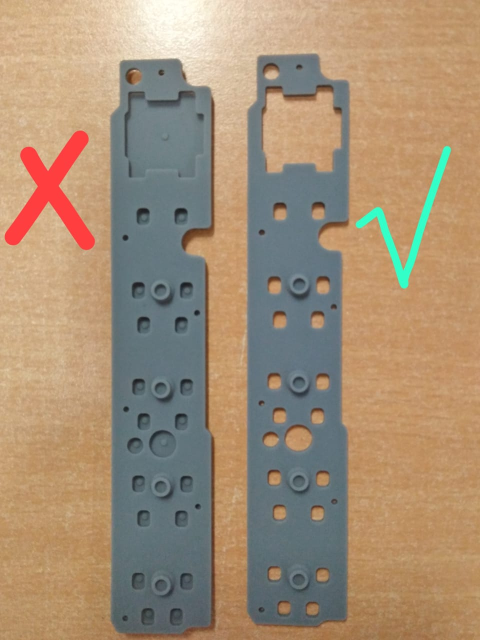
#> input picture pertemuan_6/part_b.jpg, 960 x 1280 px (shown at 1/2 size); the run also reads 2 pictures not shown here
$ jupyter execute --allow-errors pertemuan_6.ipynb   (shell and % lines are left out)   (older library calls are emulated)
#> lines starting #> are read from the running program, lines starting #| are printed output that depends on the picture; after the words box and inside, x2 and y2 are one past the last pixel; in counts of white or black regions, pixels touching at a corner belong together; pictures that were not available may be replaced by others from this repository, and a replacement may not be noted
# Peretemuan 6
- Contour - Part 2
    - Contour Detection & Application
    - CUDA Contour Detection
- Hough Transform
    - Hough line
    - Hough Circle
    - Hough Line Application
    - Hough Transform CUDA

___
### Maximizing Jetson Nano Perfomance

[cell 1]
# sudo nvpmodel -m 0
# sudo jetson_clocks

[cell 2]
import cv2
import numpy as np
import matplotlib.pyplot as plt

[cell 3]
# check OpenCV Version

cv2.__version__

[cell 4]
# draw_ped() function to draw bounding box with top labeled text


def draw_ped(img, label, x0, y0, xt, yt, font_size=0.4, alpha=0.5, bg_color=(255,0,0), ouline_color=(255,255,255), text_color=(0,0,0)):
    overlay = np.zeros_like(img)

    y0, yt = max(y0 - 15, 0) , min(yt + 15, img.shape[0])
    x0, xt = max(x0 - 15, 0) , min(xt + 15, img.shape[1])

    (w, h), baseline = cv2.getTextSize(label, cv2.FONT_HERSHEY_SIMPLEX, font_size, 1)
    cv2.rectangle(overlay,
                    (x0, y0 + baseline),
                    (max(xt, x0 + w), yt),
                    bg_color,
                    -1)
    cv2.rectangle(img,
                    (x0, y0 + baseline),
                    (max(xt, x0 + w), yt),
                    ouline_color,
                    2)
    pts = np.array([[x0, y0 - h - baseline], # top left
                    [x0 + w, y0 - h - baseline], # top right
                    [x0 + w + 10, y0 + baseline], # bolom right
                    [x0,y0 + baseline]]) # bottom left
    cv2.fillPoly(img, [pts], ouline_color) # add label white fill
    cv2.polylines(img, [pts], True, ouline_color, 2) # add label white border
    cv2.putText(img,
                label,
                (x0, y0),
                cv2.FONT_HERSHEY_SIMPLEX,
                font_size,
                text_color,
                1,
                cv2.LINE_AA)

    img_blend = cv2.addWeighted(img, 1, overlay, alpha, 0.0)

    return img_blend

___
# 1. Contour - Part 2
## 1.1 Contour Detection & Application
## 1.1.1 Visual Inspection based on Simple Threshold
- Image sample :</br>
</img></br></br>

[cell 5]
# Example 1 : (part_b.jpg)
# Find Contour using Simple Thresholding + Otsu's

img = cv2.imread("part_b.jpg")
#> img is the input picture: shape (1280, 960, 3); mean B, G, R 117.7, 142.5, 164.3

gray = cv2.cvtColor(img, cv2.COLOR_BGR2GRAY)
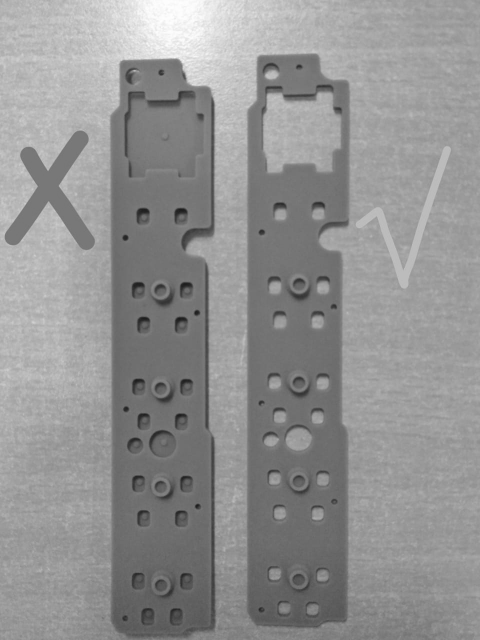
#> gray: shape (1280, 960) (shown at 1/2 size); min 25, max 254, mean 146.2

__, thresh = cv2.threshold(gray, 0, 255, cv2.THRESH_BINARY_INV + cv2.THRESH_OTSU)
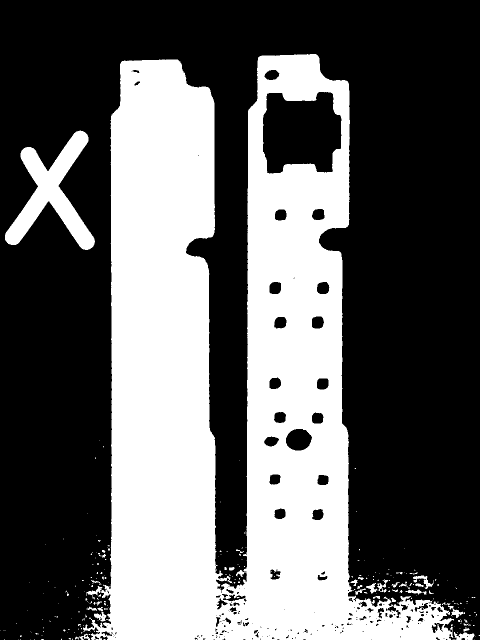
#> thresh: shape (1280, 960) (shown at 1/2 size); 37.9% white; 241 white regions (201 under 20 px)

contours, hierarchy = cv2.findContours(thresh, cv2.RETR_TREE, cv2.CHAIN_APPROX_NONE)
#> contours = 455 contours, 349 with area under 20; largest, box (x1, y1, x2, y2) and area: (166, 108, 908, 1280) 475748, (525, 183, 684, 348) 20992, (10, 261, 190, 500) 14963, (571, 857, 625, 902) 1800, (623, 632, 649, 658) 536

for cnt in contours :
    cv2.drawContours(img, cnt, -1, (0,0,255), 3)
#> this loop made 455 passes
#> cnt on passes 1, 3, 4: [[949, 1279]], [[68, 1279], [69, 1279]], [[61, 1279]]
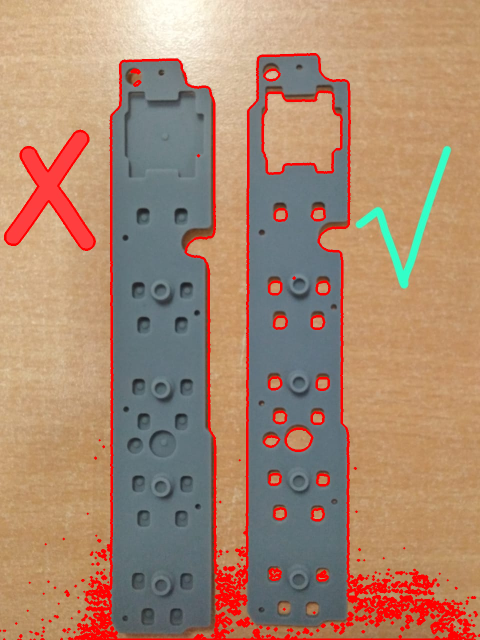
#> img: shape (1280, 960, 3) (shown at 1/2 size); 5.59% of pixels changed, all inside (x1, y1, x2, y2) = (0, 106, 960, 1280)

plt.figure(figsize=(20,7))
plt.subplot(1,2,1)
plt.imshow(thresh, cmap="gray")
plt.title("Binary Image")

plt.subplot(1,2,2)
plt.imshow(img[:,:,::-1])
plt.title("Result")
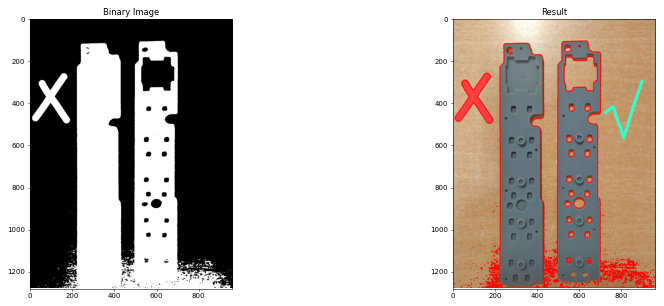
#> figure drawn by matplotlib, 2 panels

[cell 6]
# As you can see, Simple thresholding using Otsu's method giving us not a good result.
# This is happen because the original image has light ilumination in it.
# the option is using using Range Thresholding (based color)

___
## 1.1.2 Visual Inspection Based On Range Thresholding

[cell 7]
# convert RGB to HSV

rgb = np.array([[[136,119,114]]], np.uint8)

hsv=cv2.cvtColor(rgb, cv2.COLOR_BGR2HSV)
#> hsv = [[113, 41, 136]]

hsv
#> Out = [[113, 41, 136]]

[cell 8]
# define range of gray color in HSV
lower_gray = np.array([0, 0, 20])
upper_gray = np.array([180, 100, 150])

[cell 9]
# EXAMPLE 2 : (part_b.jpg)
# Detect Contour from Binary Image (Range Thresholding)

img = cv2.imread("part_b.jpg")

# convert to hsv
hsv = cv2.cvtColor(img, cv2.COLOR_BGR2HSV)
#> hsv: shape (1280, 960, 3); mean H, S, V 41.3, 86.4, 172.1

# Threshold the HSV image to get only gray colors
mask = cv2.inRange(hsv.copy(), lower_gray, upper_gray)
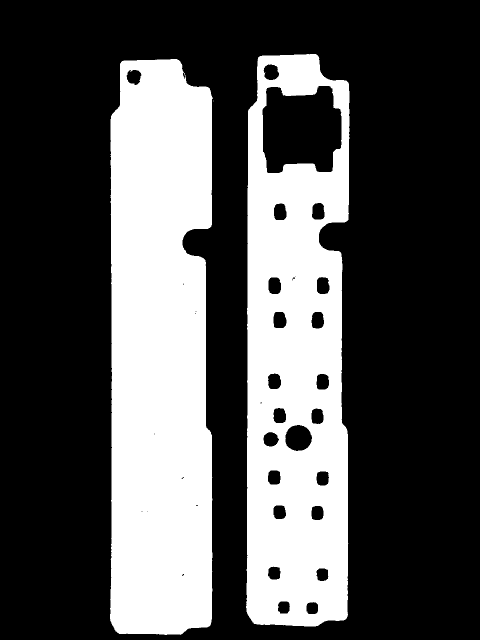
#> mask: shape (1280, 960) (shown at 1/2 size); 32.4% white; 4 white regions (2 under 20 px)

contours, hierarchy = cv2.findContours(mask, cv2.RETR_TREE, cv2.CHAIN_APPROX_NONE)
#> contours = 41 contours, 15 with area under 20; largest, box (x1, y1, x2, y2) and area: (220, 118, 426, 1270) 217398, (492, 108, 699, 1253) 216133, (524, 171, 684, 347) 22786, (570, 849, 625, 903) 2233, (526, 128, 559, 161) 794

for cnt in contours :
    cv2.drawContours(img, cnt, -1, (0,0,0), 3)
#> this loop made 41 passes
#> cnt on passes 1, 2, 5, 37: [[427, 202]], [[426, 200]], [[293, 1023], [294, 1022], [295, 1023], [294, 1024]], [[590, 552], [591, 551], [592, 552], [591, 553]]
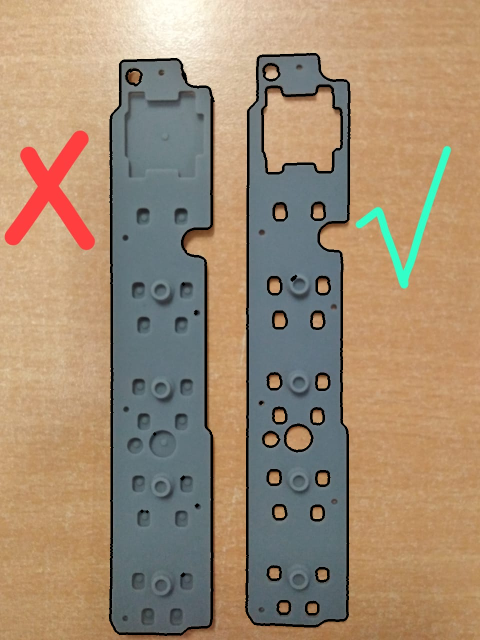
#> img: shape (1280, 960, 3) (shown at 1/2 size); 3.3% of pixels changed, all inside (x1, y1, x2, y2) = (218, 106, 701, 1272)

plt.figure(figsize=(20,14))
plt.subplot(1,2,1)
plt.imshow(mask, cmap="gray")
plt.title("Binary Image")

plt.subplot(1,2,2)
plt.imshow(img[:,:,::-1])
plt.title("Result")

[cell 10]
# EXAMPLE 3 : (part_b.jpg)
# Detect Contour from Binary Image (Range Thresholding) +
# Background removal

img = cv2.imread("part_b.jpg")

#convert to hsv
hsv = cv2.cvtColor(img, cv2.COLOR_BGR2HSV)

# Threshold the HSV image to get only gray colors
mask = cv2.inRange(hsv.copy(), lower_gray, upper_gray)

res = cv2.bitwise_and(img, img, mask=mask)

contours, hierarchy = cv2.findContours(mask, cv2.RETR_TREE, cv2.CHAIN_APPROX_NONE)

for cnt in contours :
    cv2.drawContours(res, cnt, -1, (255,0,0), 3)
#> res: shape (1280, 960, 3); mean B, G, R 44.8, 34.5, 29.8

plt.figure(figsize=(20,14))
plt.subplot(1,3,1)
plt.imshow(img[:,:,::-1])
plt.title("Original Image")

plt.subplot(1,3,2)
plt.imshow(mask, cmap="gray")
plt.title("Binary Image")

plt.subplot(1,3,3)
plt.imshow(res[:,:,::-1])
plt.title("Result")
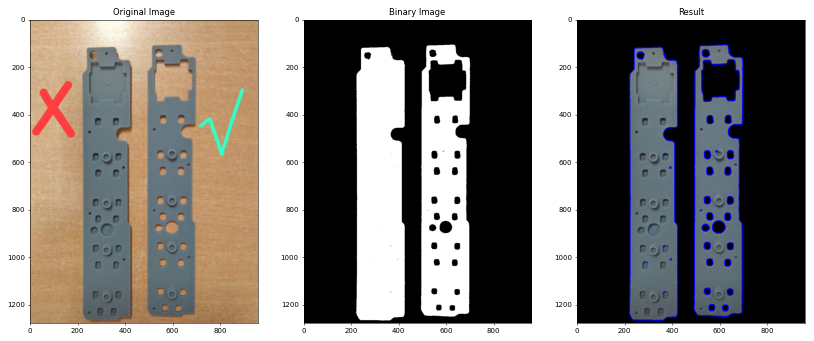
#> figure drawn by matplotlib, 3 panels

___
## 1.1.3 Visual Inspection add Contour Filtering

[cell 11]
# EXAMPLE 4 : (part_b.jpg)
# Detect Contour from Binary Image (Range Thresholding) +
# Background removal +
# Contour Filter by hierarchy

img = cv2.imread("part_b.jpg")

#convert to hsv
hsv = cv2.cvtColor(img, cv2.COLOR_BGR2HSV)

# Threshold the HSV image to get only gray colors
mask = cv2.inRange(hsv.copy(), lower_gray, upper_gray)

res = cv2.bitwise_and(img, img, mask=mask)

contours, hierarchy = cv2.findContours(mask, cv2.RETR_TREE, cv2.CHAIN_APPROX_NONE)

for cnt, hrcy in zip(contours, hierarchy[0]):

    # Find All Extreme Outer Contour [BLUE]
    if hrcy[3] == -1 :
        cv2.drawContours(res, cnt, -1, (255,0,0), 3)

    # Find All child contour [GREEN]
    if hrcy[3] != -1 and hrcy[2] == -1:
        cv2.drawContours(res, cnt, -1, (0,255,0), 3)
#> this loop made 41 passes
#> hrcy on passes 3, 4, 6, 7, 8, 9, 10, 11: [14, 1, 3, -1], [4, -1, -1, 2], [6, 4, -1, 2], [7, 5, -1, 2], [8, 6, -1, 2], [9, 7, -1, 2], [10, 8, -1, 2], [11, 9, -1, 2]
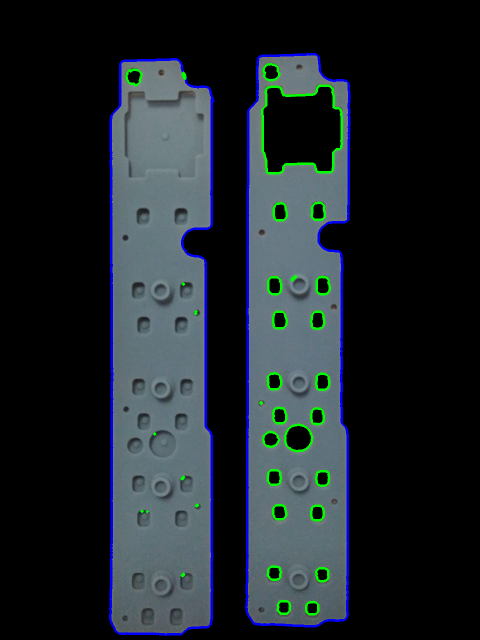
#> res: shape (1280, 960, 3) (shown at 1/2 size); mean B, G, R 41.9, 37.4, 29.8

plt.figure(figsize=(20,14))
plt.subplot(1,3,1)
plt.imshow(img[:,:,::-1])
plt.title("Original Image")

plt.subplot(1,3,2)
plt.imshow(mask, cmap="gray")
plt.title("Binary Image")

plt.subplot(1,3,3)
plt.imshow(res[:,:,::-1])
plt.title("Result")

[cell 12]
# EXAMPLE 4 : (part_b.jpg)
# Detect Contour from Binary Image (Range Thresholding) +
# Background removal +
# Contour Filter by hierarchy +
# Contour Filter by Contour Property

img = cv2.imread("part_b.jpg")

#convert to hsv
hsv = cv2.cvtColor(img, cv2.COLOR_BGR2HSV)

# Threshold the HSV image to get only gray colors
mask = cv2.inRange(hsv.copy(), lower_gray, upper_gray)

res = cv2.bitwise_and(img, img, mask=mask)

contours, hierarchy = cv2.findContours(mask, cv2.RETR_TREE, cv2.CHAIN_APPROX_NONE)

for cnt, hrcy in zip(contours, hierarchy[0]):
    # find contour Area & boungin Rect
    area = cv2.contourArea(cnt)
    x, y, w, h = cv2.boundingRect(cnt)

    # calculate aspectRatio & extent
    aspectRatio = float(w)/h
    rect_area = w*h
    extent = float(area)/rect_area

    # filter a small contour
    if area <= 200:
        continue

    # Find All Extreme Outer Contour [BLUE]
    if hrcy[3] == -1 :
        # Find contour with aspec ration between 0.1~0.3 (vertical rect), with extent 0.4
        if aspectRatio < 0.3 and aspectRatio > 0.1 and extent > 0.4:
            cv2.drawContours(res, cnt, -1, (255,0,0), 3)

    # Find All child contour [GREEN]
    if hrcy[3] != -1 :#and hrcy[2] == -1:
        # Find contour with aspec ration between 0.5~1.5 (near square), with extent 0.4
        if aspectRatio < 1.5 and aspectRatio > 0.5 and extent > 0.4:
            cv2.drawContours(res, cnt, -1, (0,255,0), 3)
#> this loop made 41 passes
#> (hrcy, area, x, y, w, h, aspectRatio, rect_area) on passes 3, 13, 14, 15, 16, 17, 18: ([14, 1, 3, -1], 217397.5, 220, 118, 206, 1152, 0.179, 237312), ([13, 11, -1, 2], 38.5, 365, 145, 6, 14, 0.429, 84), ([-1, 12, -1, 2], 706.5, 252, 139, 32, 32, 1, 1024), ([-1, 2, 15, -1], 216133, 492, 108, 207, 1145, 0.181, 237015), ([16, -1, -1, 14], 518.5, 612, 1203, 25, 26, 0.962, 650), ([17, 15, -1, 14], 536, 555, 1202, 26, 27, 0.963, 702), ([18, 16, -1, 14], 542, 632, 1136, 26, 27, 0.963, 702)
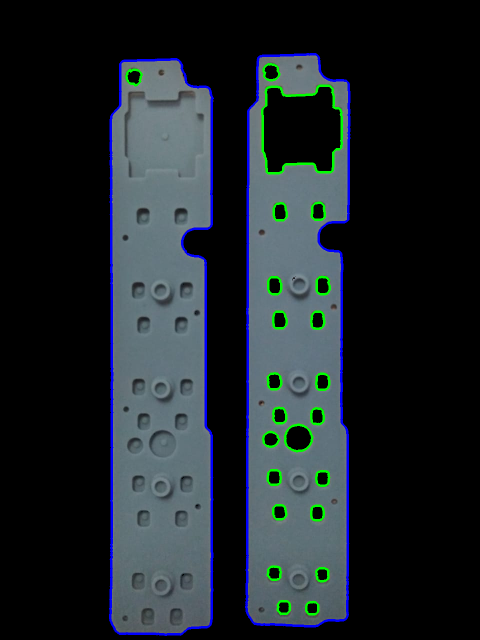
#> res: shape (1280, 960, 3) (shown at 1/2 size); mean B, G, R 42, 37.3, 29.9

plt.figure(figsize=(20,14))
plt.subplot(1,3,1)
plt.imshow(img[:,:,::-1])
plt.title("Original Image")

plt.subplot(1,3,2)
plt.imshow(mask, cmap="gray")
plt.title("Binary Image")

plt.subplot(1,3,3)
plt.imshow(res[:,:,::-1])
plt.title("Result")

___
## 1.1.4 Visual Inspection add Child Contour Counting for each Parent

[cell 13]
# EXAMPLE 5 : (part_b.jpg)
# Detect Contour from Binary Image (Range Thresholding) +
# Background removal +
# Contour Filter by hierarchy +
# Contour Filter by Contour Property
# Count Child Contour for each parent

img = cv2.imread("part_b.jpg")

#convert to hsv
hsv = cv2.cvtColor(img, cv2.COLOR_BGR2HSV)

# Threshold the HSV image to get only gray colors
mask = cv2.inRange(hsv.copy(), lower_gray, upper_gray)

res = cv2.bitwise_and(img, img, mask=mask)

contours, hierarchy = cv2.findContours(mask, cv2.RETR_TREE, cv2.CHAIN_APPROX_NONE)

object_contour = {}
object_count = {}
object_id = 0
for cnt, hrcy in zip(contours, hierarchy[0]):
    # find contour Area & boungin Rect
    area = cv2.contourArea(cnt)
    x, y, w, h = cv2.boundingRect(cnt)

    # calculate aspectRatio & extent
    aspectRatio = float(w)/h
    rect_area = w*h
    extent = float(area)/rect_area

    # filter a small contour
    if area <= 200:
        continue

   # Find All Extreme Outer Contour [BLUE]
    if hrcy[3] == -1 :
        # Find contour with aspec ration between 0.1~0.3 (vertical rect), with extent 0.4
        if aspectRatio < 0.3 and aspectRatio > 0.1 and extent > 0.4:
            cv2.drawContours(res, cnt, -1, (255,0,0), 3)

            object_contour["object_%d" % object_id] = cnt # insert parent contour
            object_count["object_%d" % object_id] = 0 # set initinal count 0
            object_id += 1

    # Find All child contour [GREEN]
    if hrcy[3] != -1 : #and hrcy[2] == -1:
        # Find contour with aspec ration between 0.5~1.5 (near square), with extent 0.4
        if aspectRatio < 1.5 and aspectRatio > 0.5 and extent > 0.4:
            cv2.drawContours(res, cnt, -1, (0,255,0), 3)

            for cnt_obj in object_contour:
                # find the child contour on wich parrent contour
                if cv2.pointPolygonTest(object_contour[cnt_obj], (x, y), measureDist=True) > 0 :
                    object_count[cnt_obj] += 1
#> this loop made 41 passes
#> after the loop, object_contour = {'object_0': contour of 2673 points, box (x1, y1, x2, y2) (220, 118, 426, 1270), area 217398, 'object_1': contour of 2666 points, box (x1, y1, x2, y2) (492, 108, 699, 1253), area 216133}; object_count = {'object_0': 1, 'object_1': 22}; object_id = 2

plt.figure(figsize=(20,14))
plt.subplot(1,3,1)
plt.imshow(img[:,:,::-1])
plt.title("Original Image")

plt.subplot(1,3,2)
plt.imshow(mask, cmap="gray")
plt.title("Binary Image")

plt.subplot(1,3,3)
plt.imshow(res[:,:,::-1])
plt.title("Result")

print(object_count)
#| {'object_0': 1, 'object_1': 22}

___
## 1.1.5 Visual Inspection add Draw_Ped() box & Threshold Counter

[cell 14]
# EXAMPLE 6 : (part_b.jpg)
# Detect Contour from Binary Image (Range Thresholding) +
# Background removal +
# Contour Filter by hierarchy +
# Contour Filter by Contour Property
# Count Child Contour for each parent
# Draw_Ped on object

img = cv2.imread("part_b.jpg")

#convert to hsv
hsv = cv2.cvtColor(img, cv2.COLOR_BGR2HSV)

# Threshold the HSV image to get only gray colors
mask = cv2.inRange(hsv.copy(), lower_gray, upper_gray)

res = cv2.bitwise_and(img, img, mask=mask)

contours, hierarchy = cv2.findContours(mask, cv2.RETR_TREE, cv2.CHAIN_APPROX_NONE)

object_contour = {}
object_count = {}
object_id = 0
threshold_count = 22 # min number of child contour

for cnt, hrcy in zip(contours, hierarchy[0]):
    # find contour Area & boungin Rect
    area = cv2.contourArea(cnt)
    x, y, w, h = cv2.boundingRect(cnt)

    # calculate aspectRatio & extent
    aspectRatio = float(w)/h
    rect_area = w*h
    extent = float(area)/rect_area

    # filter a small contour
    if area <= 200:
        continue

   # Find All Extreme Outer Contour [BLUE]
    if hrcy[3] == -1 :
        # Find contour with aspec ration between 0.1~0.3 (vertical rect), with extent 0.4
        if aspectRatio < 0.3 and aspectRatio > 0.1 and extent > 0.4:
            cv2.drawContours(res, cnt, -1, (255,0,0), 3)

            object_contour["object_%d" % object_id] = cnt # insert parent contour
            object_count["object_%d" % object_id] = 0 # set initinal count 0
            object_id += 1

    # Find All child contour [GREEN]
    if hrcy[3] != -1 : #and hrcy[2] == -1:
        # Find contour with aspec ration between 0.5~1.5 (near square), with extent 0.4
        if aspectRatio < 1.5 and aspectRatio > 0.5 and extent > 0.4:
            cv2.drawContours(res, cnt, -1, (0,255,0), 3)

            for obj_name in object_contour:
                # find the child contour on wich parrent contour
                if cv2.pointPolygonTest(object_contour[obj_name], (x, y), measureDist=True) > 0 :
                    object_count[obj_name] += 1
#> this loop made 41 passes


for obj_name in object_count:
    x, y, w, h = cv2.boundingRect(object_contour[obj_name])
    # check if number of child contour inside parrent less than threshold count
    if object_count[obj_name] < threshold_count :
        img = draw_ped(img, "%s (%d)" % (obj_name, object_count[obj_name])  , x, y, x+w, y+h,
                    font_size=0.7, alpha=0.6, bg_color=(0,0,255), ouline_color=(0,0,255), text_color=(0,0,0))
    else :
        img = draw_ped(img, "%s (%d)" % (obj_name, object_count[obj_name])  , x, y, x+w, y+h,
                    font_size=0.7, alpha=0.6, bg_color=(0,255,0), ouline_color=(0,255,0), text_color=(0,0,0))
#> this loop made 2 passes
#> pass 1, in draw_ped, `img_blend = cv2.addWeighted(img, 1, overlay, alpha, 0.0)`:
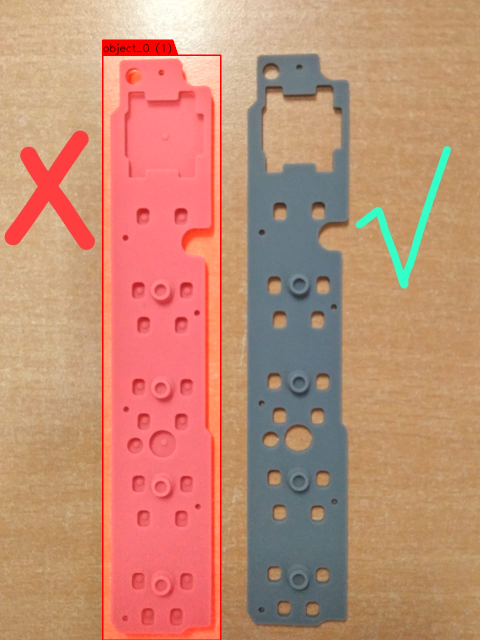
#> img_blend: shape (1280, 960, 3) (shown at 1/2 size); mean B, G, R 116.2, 140.7, 194.4

plt.figure(figsize=(20,30))
plt.subplot(1,2,1)
plt.imshow(img[:,:,::-1])
plt.title("Original Image")

plt.subplot(1,2,2)
plt.imshow(res[:,:,::-1])
plt.title("Result")
#> (the rest of the program and of its run is left out)
